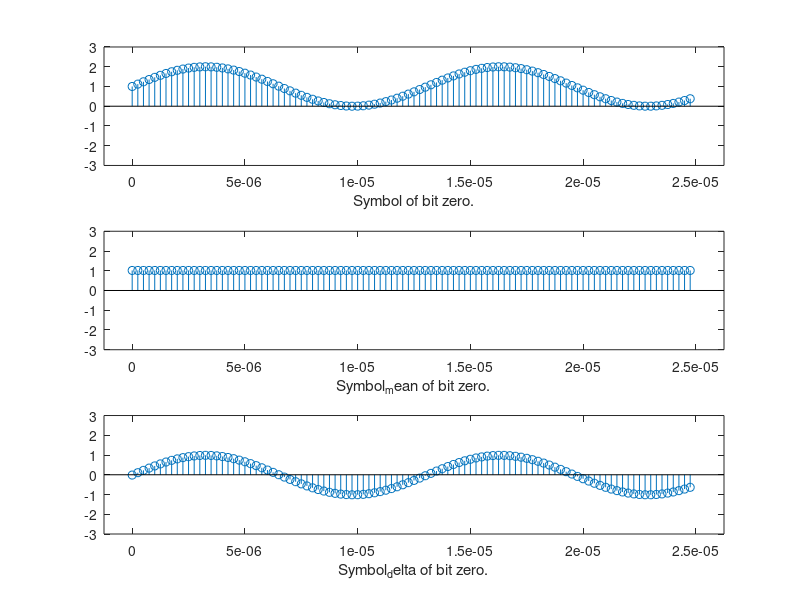

Reproduce this figure in MATLAB.
clear;
clc;
close all;

f0                     =  76500;
f1                     =  85400;
fS                     =  4000000;
sps                    =  100;                          %Samples Per Symbol    
n                      =  0:(sps-1);
t                      =  n*1/fS;
SymbolZero             =  1 + sin(2*pi*f0*t);
SymbolZero_mean(1:sps) =  mean(SymbolZero(1:sps));
SymbolZero_delta       =  SymbolZero - SymbolZero_mean;

subplot(3,1,1);
stem(t, SymbolZero);
axis([-5*1/fS 105*1/fS -3 3]);
xlabel('Symbol of bit zero.');

subplot(3,1,2);
stem(t, SymbolZero_mean);
axis([-5*1/fS 105*1/fS -3 3]);
xlabel('Symbol_mean of bit zero.');

subplot(3,1,3);
stem(t, SymbolZero_delta);
axis([-5*1/fS 105*1/fS -3 3]);
xlabel('Symbol_delta of bit zero.');